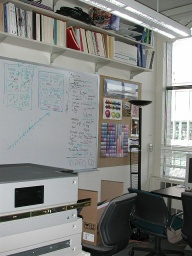
#> input picture data/grail/grail00.jpg, 192 x 256 px
$ python -i detector.py   (imports and definitions only)
#> lines starting #> are read from the running program, lines starting #| are printed output that depends on the picture
#> further down, picture is the input picture: shape (256, 192, 3); mean B, G, R 129.1, 131.8, 130.7
import numpy as np
import cv2

class Harris_Corner():
    def __init__(self) -> None:
        # params for gaussian kernal
        self.ksize = 3
        self.sigma = 5
        self.k = 0.04 # for response
        self.threshold = 0.03 # local suppression threshold

    def compute_respose(self, img):
        kernal = (self.ksize, self.ksize)
        gray_img = cv2.cvtColor(img, cv2.COLOR_BGR2GRAY)
        grad_img = cv2.GaussianBlur(gray_img, kernal, self.sigma)
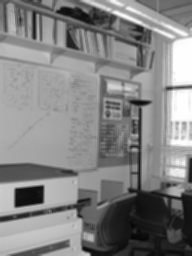
#> grad_img: shape (256, 192); min 4, max 254, mean 131.2
        # dy = cv2.Sobel(gray_img, -1, dx=0, dy=1)
        # dx = cv2.Sobel(gray_img, -1, dx=1, dy=0)

        Iy, Ix = np.gradient(grad_img)
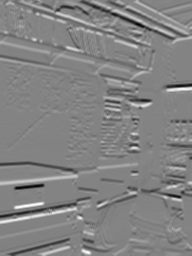
#> Iy: shape (256, 192) float64; min -65, max 61, mean -0.2; drawn with min black and max white
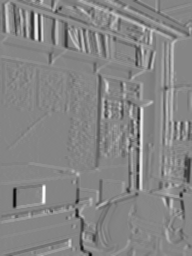
#> Ix: shape (256, 192) float64; min -62.5, max 56.5, mean -0.1; drawn with min black and max white
        Ixx, Iyy, Ixy = Ix ** 2, Iy ** 2, Ix * Iy
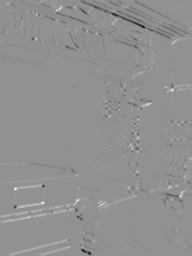
#> Ixy: shape (256, 192) float64; min -1999.5, max 1513, mean -5.4; drawn with min black and max white
        Sxx = cv2.GaussianBlur(Ixx, kernal, self.sigma)
        Syy = cv2.GaussianBlur(Iyy, kernal, self.sigma)
        Sxy = cv2.GaussianBlur(Ixy, kernal, self.sigma)
        det_M = Sxx * Syy - Sxy ** 2
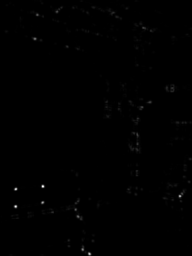
#> det_M: shape (256, 192) float64; min 0, max 1056355, mean 3372.9; drawn with min black and max white
        trace_M = Sxx + Syy
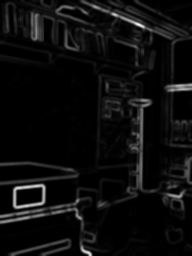
#> trace_M: shape (256, 192) float64; min 0, max 3322.1, mean 173.8; drawn with min black and max white
        R = det_M - self.k * (trace_M ** 2)
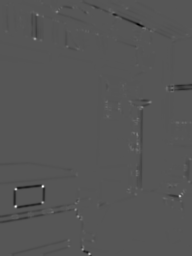
#> R: shape (256, 192) float64; min -429476.8, max 842987, mean -2192.7; drawn with min black and max white
        return R, grad_img


    def detect(self, img):
        # Compute corner response map R
        response, blur_img = self.compute_respose(img)
        response[response <= self.threshold * response.max()] = 0

        # Local suppression
        localmax_kps = np.argwhere((response == cv2.dilate(response, np.ones((3, 3)))) & (response > 0))
#> localmax_kps = 131 pairs, first value 3 to 253, second value 6 to 190

        return localmax_kps, blur_img

>>> import cv2
>>> picture = cv2.imread('../../data/grail/grail00.jpg')
>>> result = Harris_Corner().detect(picture)

$ run again, on data/grail/grail01.jpg
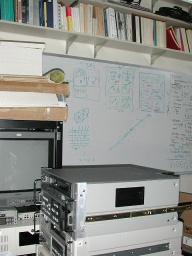
#> input picture data/grail/grail01.jpg, 192 x 256 px
#> picture is the input picture: shape (256, 192, 3); mean B, G, R 139.5, 144.5, 143.3
#> in compute_respose, `trace_M = Sxx + Syy`:
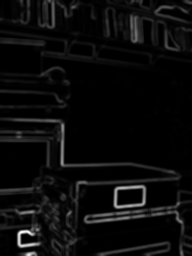
#> trace_M: shape (256, 192) float64; min 0, max 4012.9, mean 182.2; drawn with min black and max white
#> in compute_respose, `R = det_M - self.k * (trace_M ** 2)`:
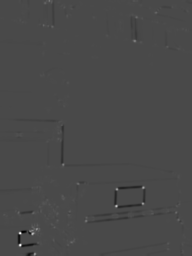
#> R: shape (256, 192) float64; min -588497.6, max 1442581, mean -2205.2; drawn with min black and max white
#> localmax_kps = 100 pairs, first value 0 to 254, second value 4 to 182

$ run again, on data/grail/grail02.jpg
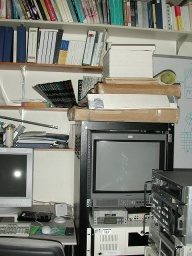
#> input picture data/grail/grail02.jpg, 192 x 256 px
#> picture is the input picture: shape (256, 192, 3); mean B, G, R 119.7, 129.2, 128.2
#> in compute_respose, `trace_M = Sxx + Syy`:
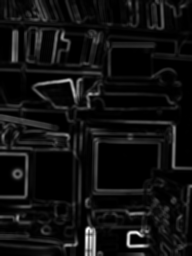
#> trace_M: shape (256, 192) float64; min 0, max 3882.2, mean 263; drawn with min black and max white
#> in compute_respose, `R = det_M - self.k * (trace_M ** 2)`:
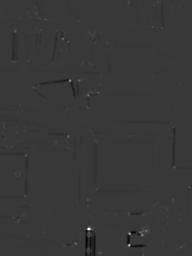
#> R: shape (256, 192) float64; min -558896.9, max 1975851.6, mean -2187; drawn with min black and max white
#> localmax_kps = 123 pairs, first value 2 to 254, second value 2 to 189

$ run again, on data/grail/grail03.jpg
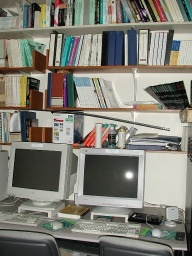
#> input picture data/grail/grail03.jpg, 192 x 256 px
#> picture is the input picture: shape (256, 192, 3); mean B, G, R 116.2, 125.9, 127.2
#> in compute_respose, `R = det_M - self.k * (trace_M ** 2)`:
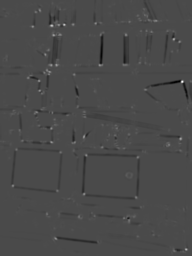
#> R: shape (256, 192) float64; min -377698, max 907884.6, mean -3267.6; drawn with min black and max white
#> localmax_kps = 235 pairs, first value 3 to 252, second value 0 to 190
